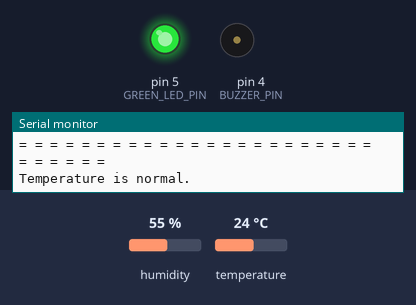
Bench run of a sketch on a simulated Arduino Uno, built with avr-gcc and run on an emulated ATmega328P. Shown: output pins drawn as LEDs (lit = HIGH), buzzer (waves = sounding, pin HIGH), the last lines printed to the serial monitor. Inputs (shaded band) come from the test bench; at power-on: temperature 24 °C, humidity 55 %.

Above: at 4.8 s.
4.9 s: temperature set to 26.8 °C
7.9 s: temperature set to 28.1 °C
At 8.17 s:
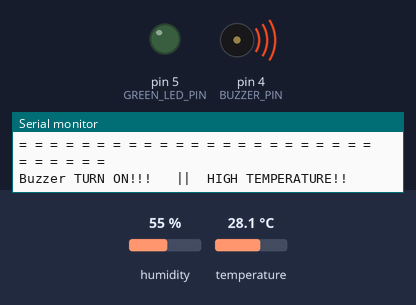
At 9.9 s:
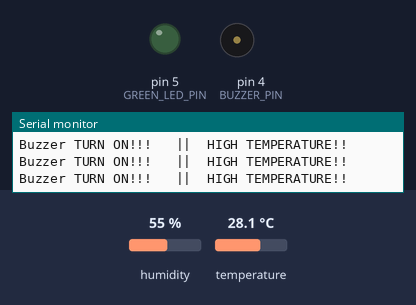
Timing chart, 0 to 17.4 s (numbered marks = the images above; inputs shaded):
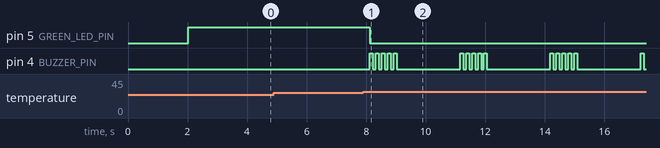

The sketch:

DHT22_Buzzer.ino
```cpp
#include <DHT.h>

// Pin Definitions
#define DHT11_PIN 9        // Pin connected to the DHT22 sensor
#define BUZZER_PIN 4       // Pin connected to the buzzer
#define GREEN_LED_PIN 5    // Pin connected to the green LED

// DHT Sensor Configuration
#define DHTTYPE DHT11      // Change this to DHT11 if you're using a DHT11 sensor
DHT dht(DHT11_PIN, DHTTYPE);

void setup() {
  Serial.begin(115200);

  dht.begin(); // Initialize the DHT sensor

  pinMode(BUZZER_PIN, OUTPUT);
  pinMode(GREEN_LED_PIN, OUTPUT);

  // Ensure all outputs are initially off
  digitalWrite(BUZZER_PIN, LOW);
  digitalWrite(GREEN_LED_PIN, LOW);
}

void loop() {
  delay(2000); // Delay between sensor readings

  // Read humidity and temperature
  float humidity = dht.readHumidity();
  float tempC = dht.readTemperature();
  float tempF = dht.readTemperature(true);

  // Check if the readings are valid
  if (isnan(humidity) || isnan(tempC) || isnan(tempF)) {
    Serial.println("Failed to read from DHT22 sensor!");
    return;
  }

  // Display the readings on the serial monitor
  Serial.print("DHT11# Humidity: ");
  Serial.print(humidity);
  Serial.print("%   ||  Temperature: ");
  Serial.print(tempC);
  Serial.print("°C ~ ");
  Serial.print(tempF);
  Serial.println("°F");
  Serial.println("= = = = = = = = = = = = = = = = = = = = = = = = = = = = =");

  // Temperature threshold check
  if (tempC >= 28.0) {
    // If temperature is too high, turn off green LED and activate buzzer
    digitalWrite(GREEN_LED_PIN, LOW);

    // Buzzer beeps 3 times
    for (int i = 0; i < 5; i++) {
      digitalWrite(BUZZER_PIN, HIGH);
      Serial.println("Buzzer TURN ON!!!   ||  HIGH TEMPERATURE!!");
      delay(100);
      digitalWrite(BUZZER_PIN, LOW);
      delay(100);
    }
  } else {
    // If temperature is normal, keep the green LED on
    digitalWrite(GREEN_LED_PIN, HIGH);
    Serial.println("Temperature is normal.");
  }
}
```

Measured:
- the behaviour switches between 27.4 and 27.5 °C on temperature (found by bisection; images 0 and 1)
- after the input at 7.9 s, pin 5 (GREEN_LED_PIN): HIGH → LOW after 0.22 s; pin 4 (BUZZER_PIN): LOW → HIGH after 0.22 s, then repeats every 3.0 s: 4 × (LOW 0.10 s, HIGH 0.10 s), LOW 2.1 s, HIGH 0.10 s
